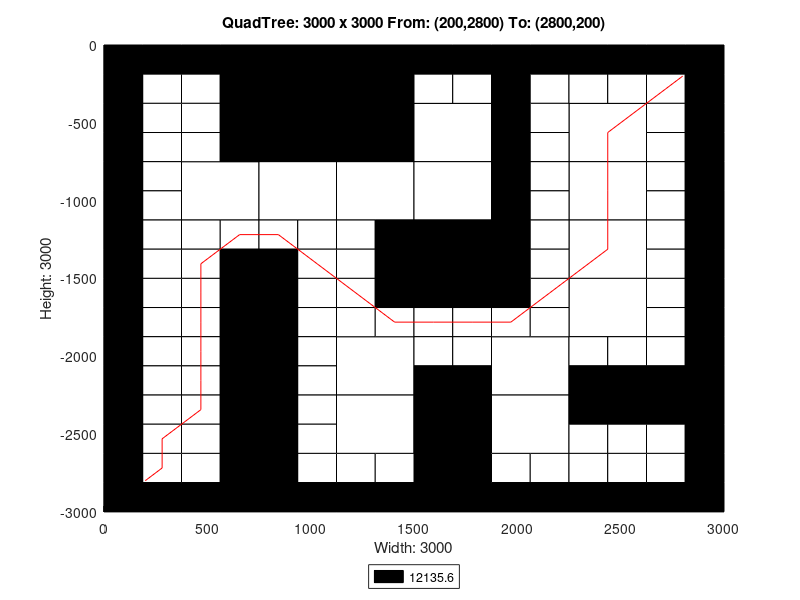

MATLAB code to generate this figure:
axis([0 3000 -3000 0]);
title('QuadTree: 3000 x 3000 From: (200,2800) To: (2800,200)');
xlabel('Width: 3000');
ylabel('Height: 3000');
rectangle('Position',[750 -750 750 750], 'FaceColor',[0 0 0]);
rectangle('Position',[375 -1125 375 375], 'FaceColor',[1 1 1]);
rectangle('Position',[750 -1125 375 375], 'FaceColor',[1 1 1]);
rectangle('Position',[1125 -1125 375 375], 'FaceColor',[1 1 1]);
rectangle('Position',[1500 -750 375 375], 'FaceColor',[1 1 1]);
rectangle('Position',[2250 -750 375 375], 'FaceColor',[1 1 1]);
rectangle('Position',[1500 -1125 375 375], 'FaceColor',[1 1 1]);
rectangle('Position',[1500 -1500 375 375], 'FaceColor',[0 0 0]);
rectangle('Position',[2250 -1125 375 375], 'FaceColor',[1 1 1]);
rectangle('Position',[2250 -1500 375 375], 'FaceColor',[1 1 1]);
rectangle('Position',[1125 -2250 375 375], 'FaceColor',[1 1 1]);
rectangle('Position',[1125 -2625 375 375], 'FaceColor',[1 1 1]);
rectangle('Position',[1875 -2250 375 375], 'FaceColor',[1 1 1]);
rectangle('Position',[2250 -1875 375 375], 'FaceColor',[1 1 1]);
rectangle('Position',[1500 -2625 375 375], 'FaceColor',[0 0 0]);
rectangle('Position',[1875 -2625 375 375], 'FaceColor',[1 1 1]);
rectangle('Position',[1500 -3000 375 375], 'FaceColor',[0 0 0]);
rectangle('Position',[0 -187.5 187.5 187.5], 'FaceColor',[0 0 0]);
rectangle('Position',[187.5 -187.5 187.5 187.5], 'FaceColor',[0 0 0]);
rectangle('Position',[0 -375 187.5 187.5], 'FaceColor',[0 0 0]);
rectangle('Position',[187.5 -375 187.5 187.5], 'FaceColor',[1 1 1]);
rectangle('Position',[375 -187.5 187.5 187.5], 'FaceColor',[0 0 0]);
rectangle('Position',[562.5 -187.5 187.5 187.5], 'FaceColor',[0 0 0]);
rectangle('Position',[375 -375 187.5 187.5], 'FaceColor',[1 1 1]);
rectangle('Position',[562.5 -375 187.5 187.5], 'FaceColor',[0 0 0]);
rectangle('Position',[0 -562.5 187.5 187.5], 'FaceColor',[0 0 0]);
rectangle('Position',[187.5 -562.5 187.5 187.5], 'FaceColor',[1 1 1]);
rectangle('Position',[0 -750 187.5 187.5], 'FaceColor',[0 0 0]);
rectangle('Position',[187.5 -750 187.5 187.5], 'FaceColor',[1 1 1]);
rectangle('Position',[375 -562.5 187.5 187.5], 'FaceColor',[1 1 1]);
rectangle('Position',[562.5 -562.5 187.5 187.5], 'FaceColor',[0 0 0]);
rectangle('Position',[375 -750 187.5 187.5], 'FaceColor',[1 1 1]);
rectangle('Position',[562.5 -750 187.5 187.5], 'FaceColor',[0 0 0]);
rectangle('Position',[0 -937.5 187.5 187.5], 'FaceColor',[0 0 0]);
rectangle('Position',[187.5 -937.5 187.5 187.5], 'FaceColor',[1 1 1]);
rectangle('Position',[0 -1125 187.5 187.5], 'FaceColor',[0 0 0]);
rectangle('Position',[187.5 -1125 187.5 187.5], 'FaceColor',[1 1 1]);
rectangle('Position',[0 -1312.5 187.5 187.5], 'FaceColor',[0 0 0]);
rectangle('Position',[187.5 -1312.5 187.5 187.5], 'FaceColor',[1 1 1]);
rectangle('Position',[0 -1500 187.5 187.5], 'FaceColor',[0 0 0]);
rectangle('Position',[187.5 -1500 187.5 187.5], 'FaceColor',[1 1 1]);
rectangle('Position',[375 -1312.5 187.5 187.5], 'FaceColor',[1 1 1]);
rectangle('Position',[562.5 -1312.5 187.5 187.5], 'FaceColor',[1 1 1]);
rectangle('Position',[375 -1500 187.5 187.5], 'FaceColor',[1 1 1]);
rectangle('Position',[562.5 -1500 187.5 187.5], 'FaceColor',[0 0 0]);
rectangle('Position',[750 -1312.5 187.5 187.5], 'FaceColor',[1 1 1]);
rectangle('Position',[937.5 -1312.5 187.5 187.5], 'FaceColor',[1 1 1]);
rectangle('Position',[750 -1500 187.5 187.5], 'FaceColor',[0 0 0]);
rectangle('Position',[937.5 -1500 187.5 187.5], 'FaceColor',[1 1 1]);
rectangle('Position',[1125 -1312.5 187.5 187.5], 'FaceColor',[1 1 1]);
rectangle('Position',[1312.5 -1312.5 187.5 187.5], 'FaceColor',[0 0 0]);
rectangle('Position',[1125 -1500 187.5 187.5], 'FaceColor',[1 1 1]);
rectangle('Position',[1312.5 -1500 187.5 187.5], 'FaceColor',[0 0 0]);
rectangle('Position',[1500 -187.5 187.5 187.5], 'FaceColor',[0 0 0]);
rectangle('Position',[1687.5 -187.5 187.5 187.5], 'FaceColor',[0 0 0]);
rectangle('Position',[1500 -375 187.5 187.5], 'FaceColor',[1 1 1]);
rectangle('Position',[1687.5 -375 187.5 187.5], 'FaceColor',[1 1 1]);
rectangle('Position',[1875 -187.5 187.5 187.5], 'FaceColor',[0 0 0]);
rectangle('Position',[2062.5 -187.5 187.5 187.5], 'FaceColor',[0 0 0]);
rectangle('Position',[1875 -375 187.5 187.5], 'FaceColor',[0 0 0]);
rectangle('Position',[2062.5 -375 187.5 187.5], 'FaceColor',[1 1 1]);
rectangle('Position',[1875 -562.5 187.5 187.5], 'FaceColor',[0 0 0]);
rectangle('Position',[2062.5 -562.5 187.5 187.5], 'FaceColor',[1 1 1]);
rectangle('Position',[1875 -750 187.5 187.5], 'FaceColor',[0 0 0]);
rectangle('Position',[2062.5 -750 187.5 187.5], 'FaceColor',[1 1 1]);
rectangle('Position',[2250 -187.5 187.5 187.5], 'FaceColor',[0 0 0]);
rectangle('Position',[2437.5 -187.5 187.5 187.5], 'FaceColor',[0 0 0]);
rectangle('Position',[2250 -375 187.5 187.5], 'FaceColor',[1 1 1]);
rectangle('Position',[2437.5 -375 187.5 187.5], 'FaceColor',[1 1 1]);
rectangle('Position',[2625 -187.5 187.5 187.5], 'FaceColor',[0 0 0]);
rectangle('Position',[2812.5 -187.5 187.5 187.5], 'FaceColor',[0 0 0]);
rectangle('Position',[2625 -375 187.5 187.5], 'FaceColor',[1 1 1]);
rectangle('Position',[2812.5 -375 187.5 187.5], 'FaceColor',[0 0 0]);
rectangle('Position',[2625 -562.5 187.5 187.5], 'FaceColor',[1 1 1]);
rectangle('Position',[2812.5 -562.5 187.5 187.5], 'FaceColor',[0 0 0]);
rectangle('Position',[2625 -750 187.5 187.5], 'FaceColor',[1 1 1]);
rectangle('Position',[2812.5 -750 187.5 187.5], 'FaceColor',[0 0 0]);
rectangle('Position',[1875 -937.5 187.5 187.5], 'FaceColor',[0 0 0]);
rectangle('Position',[2062.5 -937.5 187.5 187.5], 'FaceColor',[1 1 1]);
rectangle('Position',[1875 -1125 187.5 187.5], 'FaceColor',[0 0 0]);
rectangle('Position',[2062.5 -1125 187.5 187.5], 'FaceColor',[1 1 1]);
rectangle('Position',[1875 -1312.5 187.5 187.5], 'FaceColor',[0 0 0]);
rectangle('Position',[2062.5 -1312.5 187.5 187.5], 'FaceColor',[1 1 1]);
rectangle('Position',[1875 -1500 187.5 187.5], 'FaceColor',[0 0 0]);
rectangle('Position',[2062.5 -1500 187.5 187.5], 'FaceColor',[1 1 1]);
rectangle('Position',[2625 -937.5 187.5 187.5], 'FaceColor',[1 1 1]);
rectangle('Position',[2812.5 -937.5 187.5 187.5], 'FaceColor',[0 0 0]);
rectangle('Position',[2625 -1125 187.5 187.5], 'FaceColor',[1 1 1]);
rectangle('Position',[2812.5 -1125 187.5 187.5], 'FaceColor',[0 0 0]);
rectangle('Position',[2625 -1312.5 187.5 187.5], 'FaceColor',[1 1 1]);
rectangle('Position',[2812.5 -1312.5 187.5 187.5], 'FaceColor',[0 0 0]);
rectangle('Position',[2625 -1500 187.5 187.5], 'FaceColor',[1 1 1]);
rectangle('Position',[2812.5 -1500 187.5 187.5], 'FaceColor',[0 0 0]);
rectangle('Position',[0 -1687.5 187.5 187.5], 'FaceColor',[0 0 0]);
rectangle('Position',[187.5 -1687.5 187.5 187.5], 'FaceColor',[1 1 1]);
rectangle('Position',[0 -1875 187.5 187.5], 'FaceColor',[0 0 0]);
rectangle('Position',[187.5 -1875 187.5 187.5], 'FaceColor',[1 1 1]);
rectangle('Position',[375 -1687.5 187.5 187.5], 'FaceColor',[1 1 1]);
rectangle('Position',[562.5 -1687.5 187.5 187.5], 'FaceColor',[0 0 0]);
rectangle('Position',[375 -1875 187.5 187.5], 'FaceColor',[1 1 1]);
rectangle('Position',[562.5 -1875 187.5 187.5], 'FaceColor',[0 0 0]);
rectangle('Position',[0 -2062.5 187.5 187.5], 'FaceColor',[0 0 0]);
rectangle('Position',[187.5 -2062.5 187.5 187.5], 'FaceColor',[1 1 1]);
rectangle('Position',[0 -2250 187.5 187.5], 'FaceColor',[0 0 0]);
rectangle('Position',[187.5 -2250 187.5 187.5], 'FaceColor',[1 1 1]);
rectangle('Position',[375 -2062.5 187.5 187.5], 'FaceColor',[1 1 1]);
rectangle('Position',[562.5 -2062.5 187.5 187.5], 'FaceColor',[0 0 0]);
rectangle('Position',[375 -2250 187.5 187.5], 'FaceColor',[1 1 1]);
rectangle('Position',[562.5 -2250 187.5 187.5], 'FaceColor',[0 0 0]);
rectangle('Position',[750 -1687.5 187.5 187.5], 'FaceColor',[0 0 0]);
rectangle('Position',[937.5 -1687.5 187.5 187.5], 'FaceColor',[1 1 1]);
rectangle('Position',[750 -1875 187.5 187.5], 'FaceColor',[0 0 0]);
rectangle('Position',[937.5 -1875 187.5 187.5], 'FaceColor',[1 1 1]);
rectangle('Position',[1125 -1687.5 187.5 187.5], 'FaceColor',[1 1 1]);
rectangle('Position',[1312.5 -1687.5 187.5 187.5], 'FaceColor',[0 0 0]);
rectangle('Position',[1125 -1875 187.5 187.5], 'FaceColor',[1 1 1]);
rectangle('Position',[1312.5 -1875 187.5 187.5], 'FaceColor',[1 1 1]);
rectangle('Position',[750 -2062.5 187.5 187.5], 'FaceColor',[0 0 0]);
rectangle('Position',[937.5 -2062.5 187.5 187.5], 'FaceColor',[1 1 1]);
rectangle('Position',[750 -2250 187.5 187.5], 'FaceColor',[0 0 0]);
rectangle('Position',[937.5 -2250 187.5 187.5], 'FaceColor',[1 1 1]);
rectangle('Position',[0 -2437.5 187.5 187.5], 'FaceColor',[0 0 0]);
rectangle('Position',[187.5 -2437.5 187.5 187.5], 'FaceColor',[1 1 1]);
rectangle('Position',[0 -2625 187.5 187.5], 'FaceColor',[0 0 0]);
rectangle('Position',[187.5 -2625 187.5 187.5], 'FaceColor',[1 1 1]);
rectangle('Position',[375 -2437.5 187.5 187.5], 'FaceColor',[1 1 1]);
rectangle('Position',[562.5 -2437.5 187.5 187.5], 'FaceColor',[0 0 0]);
rectangle('Position',[375 -2625 187.5 187.5], 'FaceColor',[1 1 1]);
rectangle('Position',[562.5 -2625 187.5 187.5], 'FaceColor',[0 0 0]);
rectangle('Position',[0 -2812.5 187.5 187.5], 'FaceColor',[0 0 0]);
rectangle('Position',[187.5 -2812.5 187.5 187.5], 'FaceColor',[1 1 1]);
rectangle('Position',[0 -3000 187.5 187.5], 'FaceColor',[0 0 0]);
rectangle('Position',[187.5 -3000 187.5 187.5], 'FaceColor',[0 0 0]);
rectangle('Position',[375 -2812.5 187.5 187.5], 'FaceColor',[1 1 1]);
rectangle('Position',[562.5 -2812.5 187.5 187.5], 'FaceColor',[0 0 0]);
rectangle('Position',[375 -3000 187.5 187.5], 'FaceColor',[0 0 0]);
rectangle('Position',[562.5 -3000 187.5 187.5], 'FaceColor',[0 0 0]);
rectangle('Position',[750 -2437.5 187.5 187.5], 'FaceColor',[0 0 0]);
rectangle('Position',[937.5 -2437.5 187.5 187.5], 'FaceColor',[1 1 1]);
rectangle('Position',[750 -2625 187.5 187.5], 'FaceColor',[0 0 0]);
rectangle('Position',[937.5 -2625 187.5 187.5], 'FaceColor',[1 1 1]);
rectangle('Position',[750 -2812.5 187.5 187.5], 'FaceColor',[0 0 0]);
rectangle('Position',[937.5 -2812.5 187.5 187.5], 'FaceColor',[1 1 1]);
rectangle('Position',[750 -3000 187.5 187.5], 'FaceColor',[0 0 0]);
rectangle('Position',[937.5 -3000 187.5 187.5], 'FaceColor',[0 0 0]);
rectangle('Position',[1125 -2812.5 187.5 187.5], 'FaceColor',[1 1 1]);
rectangle('Position',[1312.5 -2812.5 187.5 187.5], 'FaceColor',[1 1 1]);
rectangle('Position',[1125 -3000 187.5 187.5], 'FaceColor',[0 0 0]);
rectangle('Position',[1312.5 -3000 187.5 187.5], 'FaceColor',[0 0 0]);
rectangle('Position',[1500 -1687.5 187.5 187.5], 'FaceColor',[0 0 0]);
rectangle('Position',[1687.5 -1687.5 187.5 187.5], 'FaceColor',[0 0 0]);
rectangle('Position',[1500 -1875 187.5 187.5], 'FaceColor',[1 1 1]);
rectangle('Position',[1687.5 -1875 187.5 187.5], 'FaceColor',[1 1 1]);
rectangle('Position',[1875 -1687.5 187.5 187.5], 'FaceColor',[0 0 0]);
rectangle('Position',[2062.5 -1687.5 187.5 187.5], 'FaceColor',[1 1 1]);
rectangle('Position',[1875 -1875 187.5 187.5], 'FaceColor',[1 1 1]);
rectangle('Position',[2062.5 -1875 187.5 187.5], 'FaceColor',[1 1 1]);
rectangle('Position',[1500 -2062.5 187.5 187.5], 'FaceColor',[1 1 1]);
rectangle('Position',[1687.5 -2062.5 187.5 187.5], 'FaceColor',[1 1 1]);
rectangle('Position',[1500 -2250 187.5 187.5], 'FaceColor',[0 0 0]);
rectangle('Position',[1687.5 -2250 187.5 187.5], 'FaceColor',[0 0 0]);
rectangle('Position',[2625 -1687.5 187.5 187.5], 'FaceColor',[1 1 1]);
rectangle('Position',[2812.5 -1687.5 187.5 187.5], 'FaceColor',[0 0 0]);
rectangle('Position',[2625 -1875 187.5 187.5], 'FaceColor',[1 1 1]);
rectangle('Position',[2812.5 -1875 187.5 187.5], 'FaceColor',[0 0 0]);
rectangle('Position',[2250 -2062.5 187.5 187.5], 'FaceColor',[1 1 1]);
rectangle('Position',[2437.5 -2062.5 187.5 187.5], 'FaceColor',[1 1 1]);
rectangle('Position',[2250 -2250 187.5 187.5], 'FaceColor',[0 0 0]);
rectangle('Position',[2437.5 -2250 187.5 187.5], 'FaceColor',[0 0 0]);
rectangle('Position',[2625 -2062.5 187.5 187.5], 'FaceColor',[1 1 1]);
rectangle('Position',[2812.5 -2062.5 187.5 187.5], 'FaceColor',[0 0 0]);
rectangle('Position',[2625 -2250 187.5 187.5], 'FaceColor',[0 0 0]);
rectangle('Position',[2812.5 -2250 187.5 187.5], 'FaceColor',[0 0 0]);
rectangle('Position',[1875 -2812.5 187.5 187.5], 'FaceColor',[1 1 1]);
rectangle('Position',[2062.5 -2812.5 187.5 187.5], 'FaceColor',[1 1 1]);
rectangle('Position',[1875 -3000 187.5 187.5], 'FaceColor',[0 0 0]);
rectangle('Position',[2062.5 -3000 187.5 187.5], 'FaceColor',[0 0 0]);
rectangle('Position',[2250 -2437.5 187.5 187.5], 'FaceColor',[0 0 0]);
rectangle('Position',[2437.5 -2437.5 187.5 187.5], 'FaceColor',[0 0 0]);
rectangle('Position',[2250 -2625 187.5 187.5], 'FaceColor',[1 1 1]);
rectangle('Position',[2437.5 -2625 187.5 187.5], 'FaceColor',[1 1 1]);
rectangle('Position',[2625 -2437.5 187.5 187.5], 'FaceColor',[0 0 0]);
rectangle('Position',[2812.5 -2437.5 187.5 187.5], 'FaceColor',[0 0 0]);
rectangle('Position',[2625 -2625 187.5 187.5], 'FaceColor',[1 1 1]);
rectangle('Position',[2812.5 -2625 187.5 187.5], 'FaceColor',[0 0 0]);
rectangle('Position',[2250 -2812.5 187.5 187.5], 'FaceColor',[1 1 1]);
rectangle('Position',[2437.5 -2812.5 187.5 187.5], 'FaceColor',[1 1 1]);
rectangle('Position',[2250 -3000 187.5 187.5], 'FaceColor',[0 0 0]);
rectangle('Position',[2437.5 -3000 187.5 187.5], 'FaceColor',[0 0 0]);
rectangle('Position',[2625 -2812.5 187.5 187.5], 'FaceColor',[1 1 1]);
rectangle('Position',[2812.5 -2812.5 187.5 187.5], 'FaceColor',[0 0 0]);
rectangle('Position',[2625 -3000 187.5 187.5], 'FaceColor',[0 0 0]);
rectangle('Position',[2812.5 -3000 187.5 187.5], 'FaceColor',[0 0 0]);
X=[2800,2718.75,2437.5,2437.5,2437.5,2156.25,1968.75,1781.25,1593.75,1406.25,1218.75,1031.25,843.75,656.25,468.75,468.75,468.75,468.75,468.75,468.75,281.25,281.25,200];
Y=[-200,-281.25,-562.5,-937.5,-1312.5,-1593.75,-1781.25,-1781.25,-1781.25,-1781.25,-1593.75,-1406.25,-1218.75,-1218.75,-1406.25,-1593.75,-1781.25,-1968.75,-2156.25,-2343.75,-2531.25,-2718.75,-2800];
hold on;
plot(X,Y,'r');
legend('12135.6','Location','southoutside');
